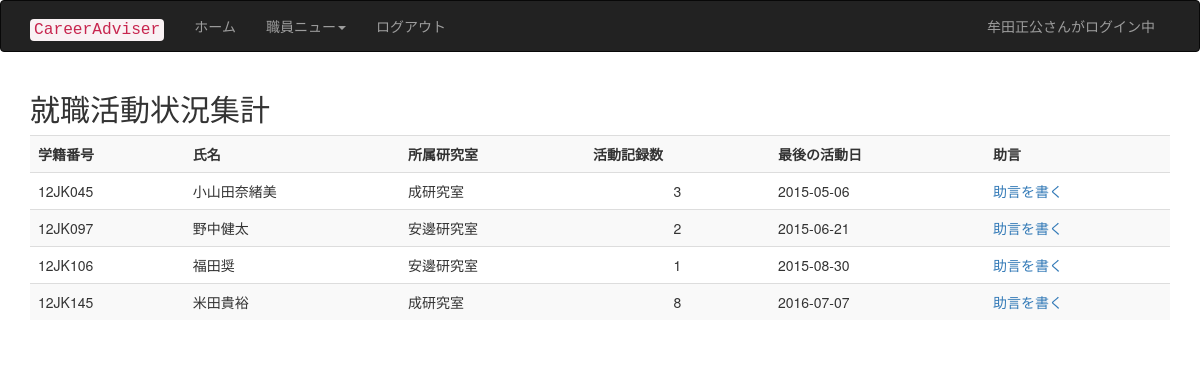
/activity_list.php (signed in), run on the app's committed database.
### tables this page shows
CREATE TABLE IF NOT EXISTS `tb_student` (
  `sid` varchar(16) NOT NULL,
  `uid` varchar(16) NOT NULL,
  `sex` int(11) NOT NULL,
  `stype` int(11) NOT NULL,
  `slab` varchar(16) NOT NULL,
  `status` int(11) NOT NULL,
  PRIMARY KEY (`sid`)
);

### activity_list.php (the view, shortened to what this page needs)
<?php
include('page_header.php');
require_once('db_inc.php');
echo '<h2>就職活動状況集計</h2>';
$sql = "SELECT sid,sname,lbname, count(*) as num,max(adate) as recdate FROM vw_katudou " ;
$sql .= ' group by sid';
$rs = mysql_query($sql, $conn);
$row = mysql_fetch_array($rs) ;
echo '<table class="table table-striped table-hover">';
echo '<tr><th>学籍番号</th><th>氏名</th><th>所属研究室</th><th>活動記録数</th><th>最後の活動日</th><th>助言</th></tr>';
while ($row) {
 echo '<tr>';
 echo '<td>' . $row['sid'] . '</td>';
 echo '<td>' . $row['sname']. '</td>';
 echo '<td>' . $row['lbname'] . '</td>';
 echo '<td align="center">' . $row['num'] . '</td>';
 echo '<td>' . $row['recdate'] . '</td>';
 echo '<td><a href="advice_add.php?sid='.$row['sid'].'">助言を書く</a></td>';
 echo '</tr>';
 $row = mysql_fetch_array($rs) ;
}
echo '</table>';
include('page_footer.php');
?>

### data on the page
tb_student: sid "12JK045", sname "小山田奈緒美", lbname "成研究室", num "3", recdate "2015-05-06"
tb_student: sid "12JK097", sname "野中健太", lbname "安邊研究室", num "2", recdate "2015-06-21"
tb_student: sid "12JK106", sname "福田奨", lbname "安邊研究室", num "1", recdate "2015-08-30"
tb_student: sid "12JK145", sname "米田貴裕", lbname "成研究室", num "8", recdate "2016-07-07"

### other printed values
$s[$i] "職員"
$label "ログアウト"
$_SESSION['uname'] "牟田正公"
